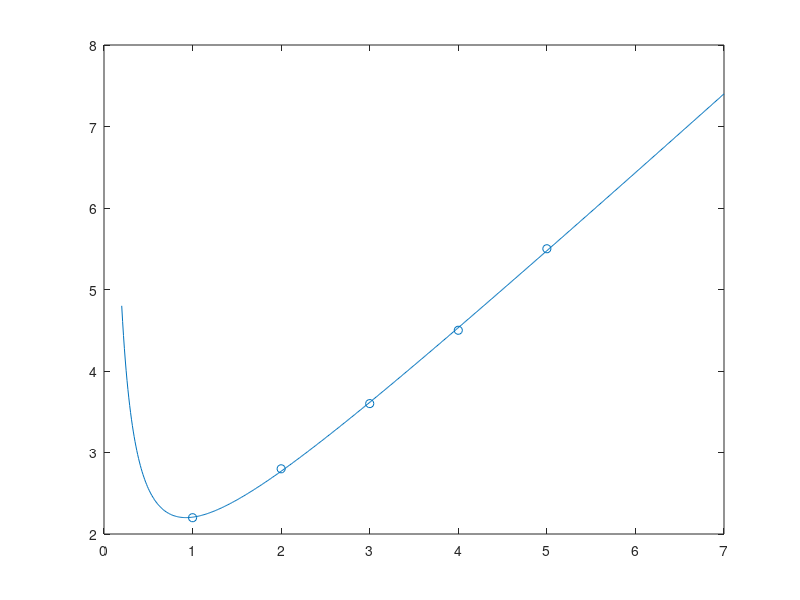

The MATLAB source for this figure:
clc;close;clear;

x = [1 2 3 4 5]';
y = [2.2 2.8 3.6 4.5 5.5]';
Z = [ones(size(x)) x 1./x];

a = Z\y
p = @(t) a(1)+a(2).*t+a(3)./t;
x1 = 0.2:0.01:7;
y1 = p(x1);
plot(x1,y1);
hold on
scatter(x,y);
hold off

St = sum((y-mean(y)).^2)
Sr = sum((y-Z*a).^2)
r2 = 1 -Sr/St
syx = sqrt(Sr/(length(x)-length(a)))